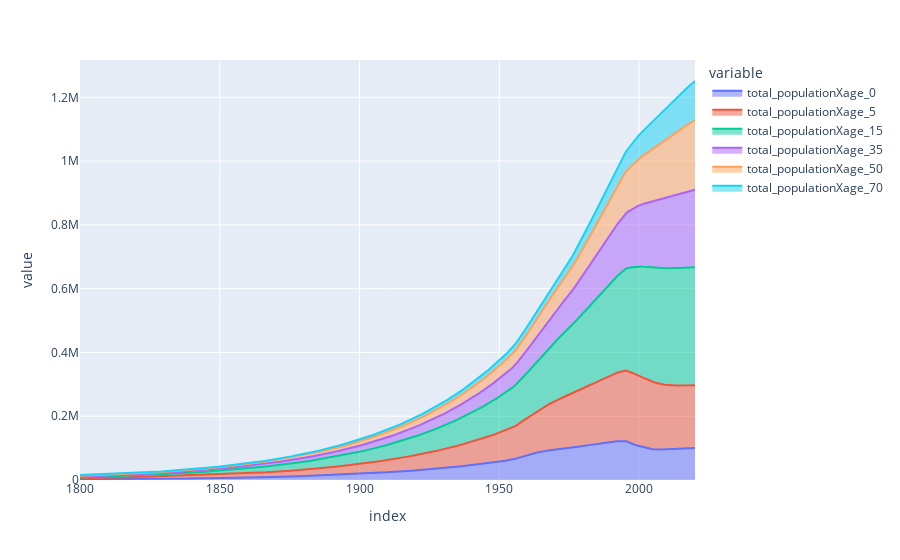

Notebook code cell kept with this figure:
### Code cell
pop.plot.area()

### Figure 1 — Plotly figure (JSON) as saved in the notebook; plotly's stock layout.template omitted (floating-point values rounded to 4 significant figures; data arrays with more than 128 entries replaced by an {"elided": "..."} marker saying what was removed)
{"data": [{"fillpattern": {"shape": ""}, "hovertemplate": "variable=total_populationXage_0<br>index=%{x}<br>value=%{y}<extra></extra>", "legendgroup": "total_populationXage_0", "line": {"color": "#636efa"}, "marker": {"symbol": "circle"}, "mode": "lines", "name": "total_populationXage_0", "orientation": "v", "showlegend": true, "stackgroup": "1", "type": "scatter", "x": {"elided": "2201 float values"}, "xaxis": "x", "y": {"elided": "2201 float values"}, "yaxis": "y"}, {"fillpattern": {"shape": ""}, "hovertemplate": "variable=total_populationXage_5<br>index=%{x}<br>value=%{y}<extra></extra>", "legendgroup": "total_populationXage_5", "line": {"color": "#EF553B"}, "marker": {"symbol": "circle"}, "mode": "lines", "name": "total_populationXage_5", "orientation": "v", "showlegend": true, "stackgroup": "1", "type": "scatter", "x": {"elided": "2201 float values"}, "xaxis": "x", "y": {"elided": "2201 float values"}, "yaxis": "y"}, {"fillpattern": {"shape": ""}, "hovertemplate": "variable=total_populationXage_15<br>index=%{x}<br>value=%{y}<extra></extra>", "legendgroup": "total_populationXage_15", "line": {"color": "#00cc96"}, "marker": {"symbol": "circle"}, "mode": "lines", "name": "total_populationXage_15", "orientation": "v", "showlegend": true, "stackgroup": "1", "type": "scatter", "x": {"elided": "2201 float values"}, "xaxis": "x", "y": {"elided": "2201 float values"}, "yaxis": "y"}, {"fillpattern": {"shape": ""}, "hovertemplate": "variable=total_populationXage_35<br>index=%{x}<br>value=%{y}<extra></extra>", "legendgroup": "total_populationXage_35", "line": {"color": "#ab63fa"}, "marker": {"symbol": "circle"}, "mode": "lines", "name": "total_populationXage_35", "orientation": "v", "showlegend": true, "stackgroup": "1", "type": "scatter", "x": {"elided": "2201 float values"}, "xaxis": "x", "y": {"elided": "2201 float values"}, "yaxis": "y"}, {"fillpattern": {"shape": ""}, "hovertemplate": "variable=total_populationXage_50<br>index=%{x}<br>value=%{y}<extra></extra>", "legendgroup": "total_populationXage_50", "line": {"color": "#FFA15A"}, "marker": {"symbol": "circle"}, "mode": "lines", "name": "total_populationXage_50", "orientation": "v", "showlegend": true, "stackgroup": "1", "type": "scatter", "x": {"elided": "2201 float values"}, "xaxis": "x", "y": {"elided": "2201 float values"}, "yaxis": "y"}, {"fillpattern": {"shape": ""}, "hovertemplate": "variable=total_populationXage_70<br>index=%{x}<br>value=%{y}<extra></extra>", "legendgroup": "total_populationXage_70", "line": {"color": "#19d3f3"}, "marker": {"symbol": "circle"}, "mode": "lines", "name": "total_populationXage_70", "orientation": "v", "showlegend": true, "stackgroup": "1", "type": "scatter", "x": {"elided": "2201 float values"}, "xaxis": "x", "y": {"elided": "2201 float values"}, "yaxis": "y"}], "layout": {"legend": {"title": {"text": "variable"}, "tracegroupgap": 0}, "margin": {"t": 60}, "xaxis": {"anchor": "y", "domain": [0, 1], "title": {"text": "index"}}, "yaxis": {"anchor": "x", "domain": [0, 1], "title": {"text": "value"}}}}
